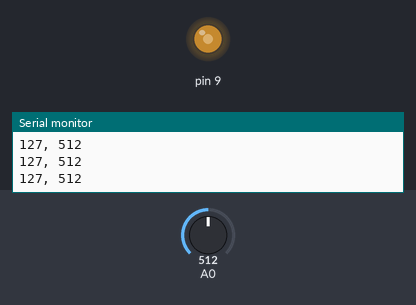
The sketch below on a simulated Arduino Uno, built with avr-gcc and run on an emulated ATmega328P. On the bench: output pins drawn as LEDs (lit = HIGH), the last lines printed to the serial monitor. The test bench sets the inputs (shaded band); at power-on: A0 = 512.

Above: at 1.2 s.
1.3 s: A0 set to 45
At 2.3 s:
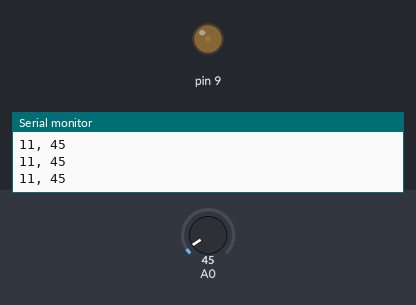
2.8 s: A0 set to 37
At 3.3 s:
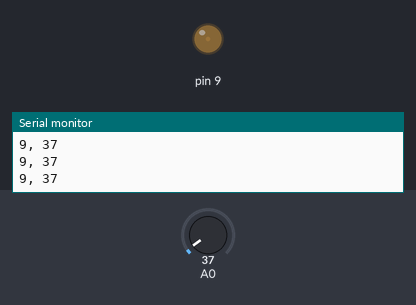
4.3 s: A0 set to 983
At 5.5 s:
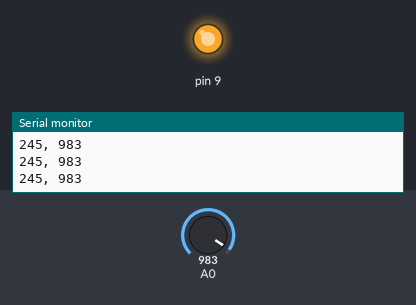
5.8 s: A0 set to 1011
At 6.8 s:
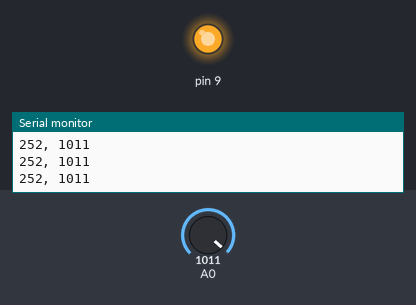
8.8 s: A0 set to 716
At 9.4 s:
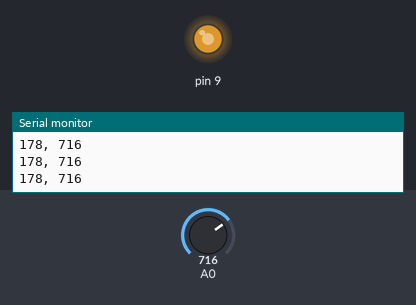
10.3 s: A0 set to 511
At 11.6 s:
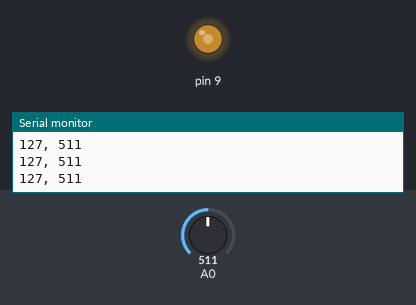
Timing chart, 0 to 12.8 s (numbered marks = the images above; inputs shaded):
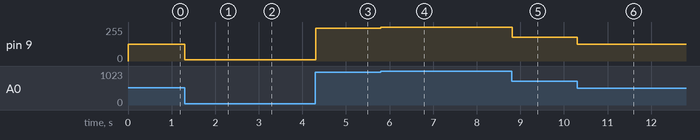

The sketch:

sensorValue_0415.ino
```cpp
int sensor_value;
int led_brightness;
void setup() {
  // put your setup code here, to run once:
  pinMode(9,OUTPUT);
  Serial.begin(9600);
}

void loop() {
  // put your main code here, to run repeatedly:
  sensor_value=analogRead(A0);
  led_brightness=map(sensor_value,0,1023,0,255);
  //0~1023
  analogWrite(9,led_brightness);
  //        pin#,0~255
  Serial.print(led_brightness);
  Serial.print(", ");
  Serial.println(sensor_value);

}
```

Measured:
- after the input at 1.3 s, pin 9: 127/255 → 11/255 at once
- after the input at 2.8 s, pin 9: 11/255 → 9/255 at once
- after the input at 4.3 s, pin 9: 9/255 → 245/255 at once
- after the input at 5.8 s, pin 9: 245/255 → 252/255 at once
- after the input at 8.8 s, pin 9: 252/255 → 178/255 at once
- after the input at 10.3 s, pin 9: 178/255 → 127/255 at once
